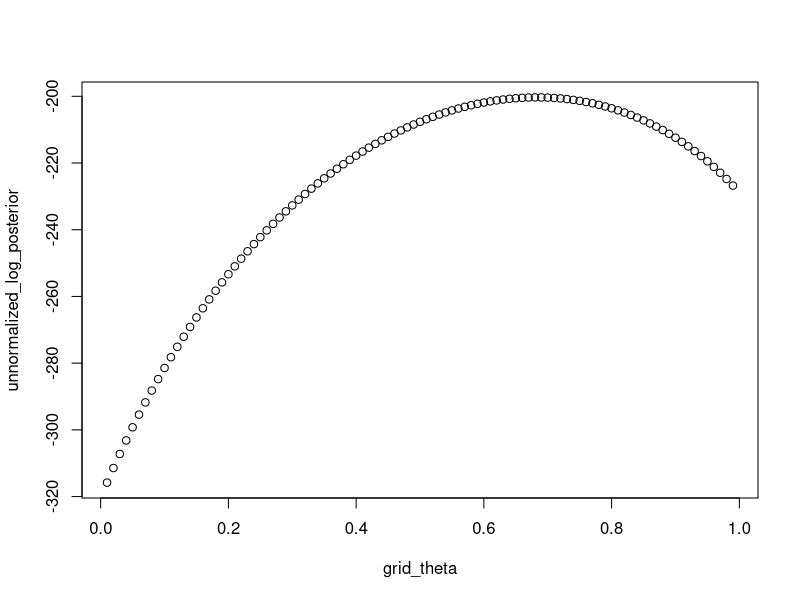
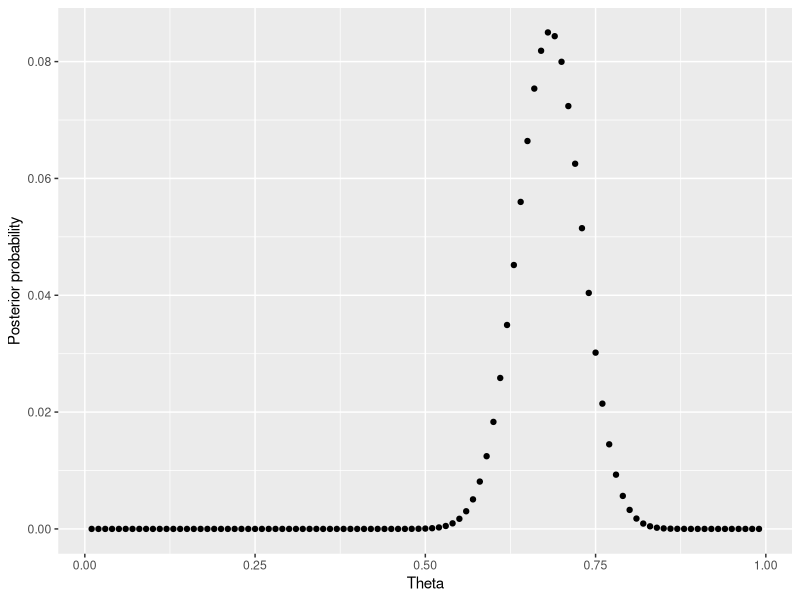
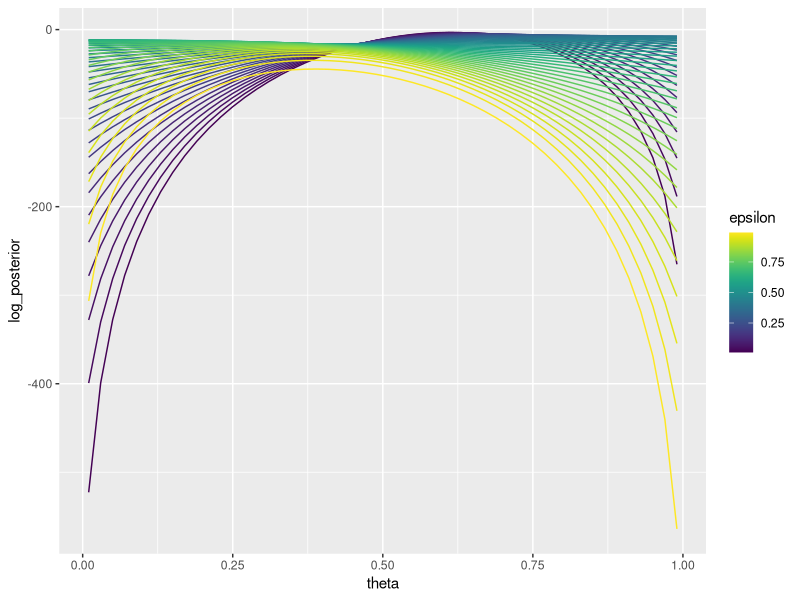
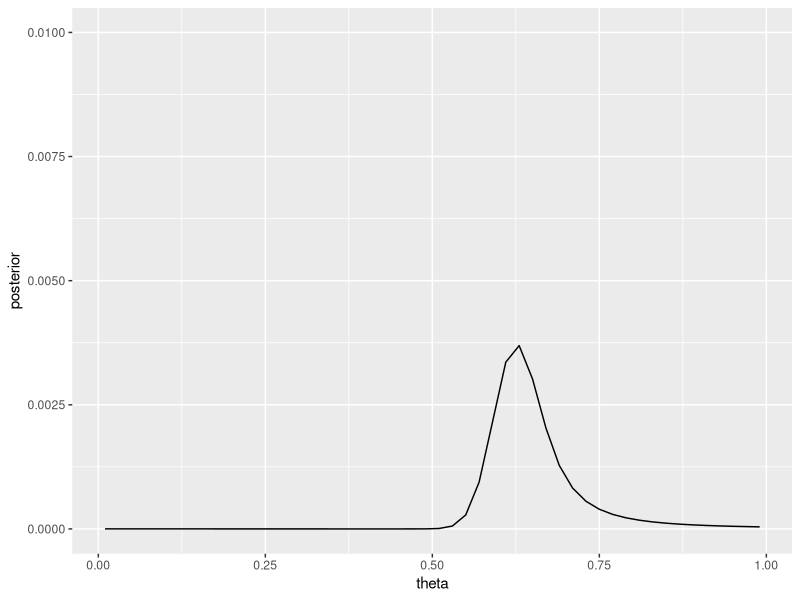

The R source for these figures, in order:
## ---- chunk 1
library(tidyverse)
library(matrixStats)
## ---- chunk 2
set.seed(1000)

# perturbs observations with probability epsilon
noisy_observation <- function(y, n = 1, epsilon = .2) {
  ys <- rep(y, n)
  noisy <- rbernoulli(p = epsilon, n = n)
  return(ifelse(noisy, 1-ys, ys))
}

n_samps <- 100 # this is technically j? 

alpha_theta <- 1
beta_theta <- 1

alpha_epsilon <- 1
beta_epsilon <- 10

theta <- .7
epsilon <- .2


# our training data n observations of individual exemplars of this concept y 
y_1 = rbernoulli(p = theta, n = 1)
y_2 = rbernoulli(p = theta, n = 1)
y_3 = rbernoulli(p = theta, n = 1)

# noisy_observation(y = 1, n = 10, epsilon = .2)

z_bar = c(noisy_observation(y = y_1, n = n_samps, epsilon = epsilon),
          noisy_observation(y = y_2, n = n_samps, epsilon = epsilon),
          noisy_observation(y = y_3, n = n_samps, epsilon = epsilon))
## ---- chunk 3
lp_theta_given_z <- function(z_bar, 
                             theta, epsilon, 
                             alpha_theta, beta_theta, 
                             alpha_epsilon, beta_epsilon) {
  lp_z_given_theta(z_bar, theta, epsilon) + 
    lp_theta(theta, alpha_theta, beta_theta) + 
    lp_epsilon(epsilon, alpha_epsilon, beta_epsilon)
}

lp_z_given_theta <- function(z_bar, theta, epsilon) {
  sum(sapply(z_bar, 
             function(x) lp_zij_given_theta(zij = x, 
                                            theta = theta, 
                                            epsilon = epsilon)))
}

lp_zij_given_theta <- function(zij, theta, epsilon) {

  matrixStats::logSumExp(
    c(lp_zij_given_y(zij, 1, epsilon) + 
        lp_yi_given_theta(1, theta),
      lp_zij_given_y(zij, 0, epsilon) + 
        lp_yi_given_theta(0, theta)))
}

lp_yi_given_theta <- function(yi, theta) {
  dbinom(yi, size = 1, prob = theta, log = TRUE)
}

lp_zij_given_y <- function(zij, yi, epsilon) {
  if (zij == yi) {
    log(1-epsilon)
  } else {
    log(epsilon)
  }
}

lp_theta <- function(theta, alpha, beta) {
  dbeta(x = theta, shape1 = alpha, shape2 = beta, 
            log = TRUE)
}

lp_epsilon <- function(theta, alpha, beta) {
  dbeta(x = theta, shape1 = alpha, shape2 = beta, 
            log = TRUE)
}
## ---- chunk 4
lp_zij_given_theta(1, .3, epsilon)
lp_z_given_theta(z_bar, .3, epsilon)
lp_theta_given_z(z_bar, .3, epsilon, alpha_theta, beta_theta, alpha_epsilon, beta_epsilon)
lp_theta_given_z(z_bar, .7, epsilon, alpha_theta, beta_theta, alpha_epsilon, beta_epsilon)
## ---- chunk 5
grid_theta <- seq(0.01, .99, .01)

unnormalized_log_posterior <- sapply(grid_theta, 
                                 function(x) 
                                   lp_theta_given_z(z_bar = z_bar, 
                                                    theta = x, 
                                                    epsilon = epsilon, 
                                                    alpha_theta = alpha_theta, 
                                                    beta_theta = beta_theta,
                                                    alpha_epsilon = alpha_epsilon, 
                                                    beta_epsilon = beta_epsilon))

plot(grid_theta, unnormalized_log_posterior)
## ---- chunk 6
log_posterior = unnormalized_log_posterior - matrixStats::logSumExp(unnormalized_log_posterior)

posterior = exp(log_posterior)

qplot(grid_theta, posterior) + 
  ylab("Posterior probability") +
  xlab("Theta")
## ---- chunk 7
posterior_entropy = sum(- posterior * log(posterior))
posterior_entropy
## ---- chunk 8
grid_theta <- seq(0.01, .99, .02)
grid_epsilon <- seq(0.01, .99, .02)

samps <- expand_grid(theta = grid_theta,
                     epsilon = grid_epsilon) 
  

samps$unnormalized_log_posterior <- mapply(function(x, y) 
                                   lp_theta_given_z(z_bar = z_bar, 
                                                    theta = x, 
                                                    epsilon = y, 
                                                    alpha_theta = alpha_theta, 
                                                    beta_theta = beta_theta,
                                                    alpha_epsilon = alpha_epsilon, 
                                                    beta_epsilon = beta_epsilon), 
                                   samps$theta, 
                                   samps$epsilon)


## ---- chunk 9
samps$log_posterior = samps$unnormalized_log_posterior - matrixStats::logSumExp(samps$unnormalized_log_posterior)

ggplot(samps, 
       aes(x = theta, y = log_posterior, col = epsilon, group = epsilon)) +
  geom_line() + 
  viridis::scale_color_viridis()

## ---- chunk 10
# average = sum(x) / length(x) 
# log average = logsumexp(x) * log(1/length(x))

theta_posterior <- samps %>%
  group_by(theta) %>%
  summarise(log_posterior = matrixStats::logSumExp(log_posterior) + 
              log(1/length(log_posterior))) %>%
  mutate(posterior = exp(log_posterior))

ggplot(theta_posterior, 
       aes(x = theta, y = posterior)) +
  geom_line() + 
  viridis::scale_color_viridis() +
  ylim(0,.01)
  

## ---- chunk 11
theta_posterior
